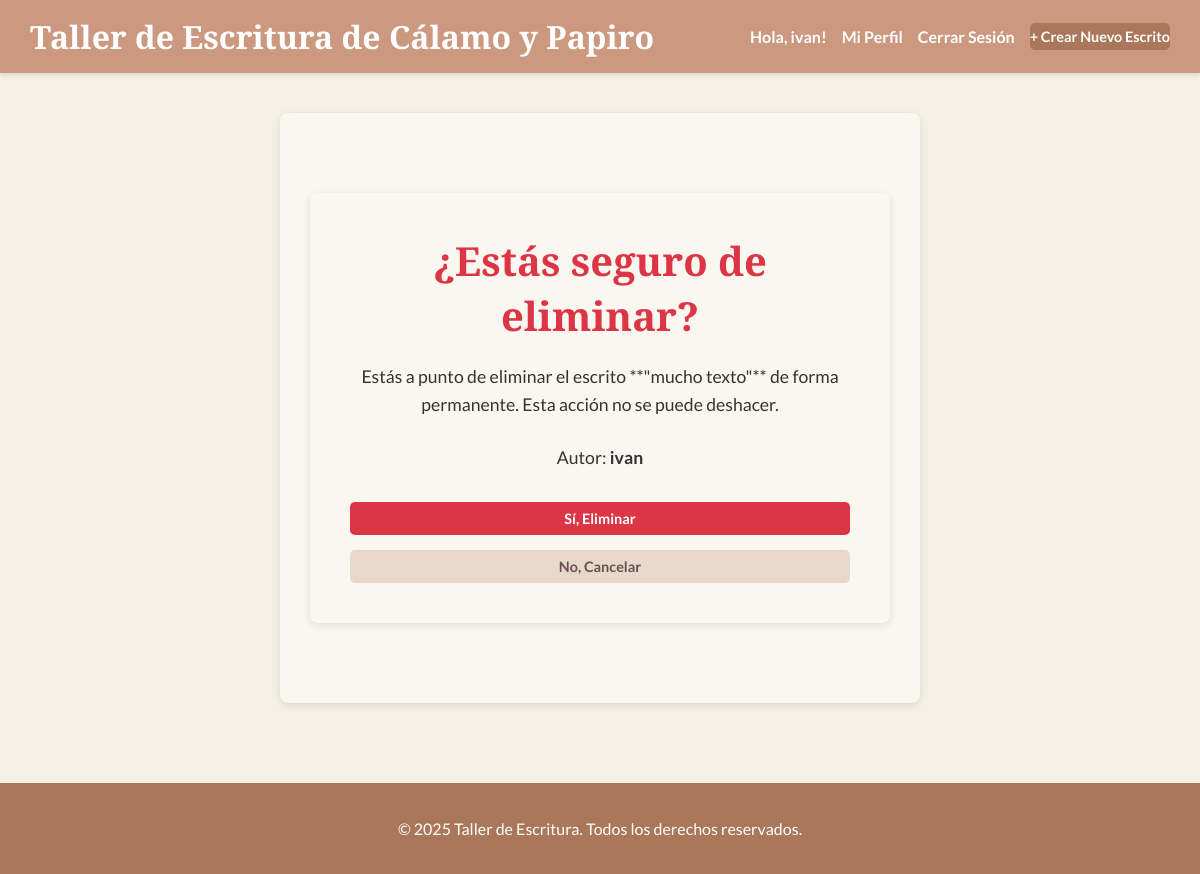
Before: /escritura/4/eliminar/ (signed in) with the older database file.
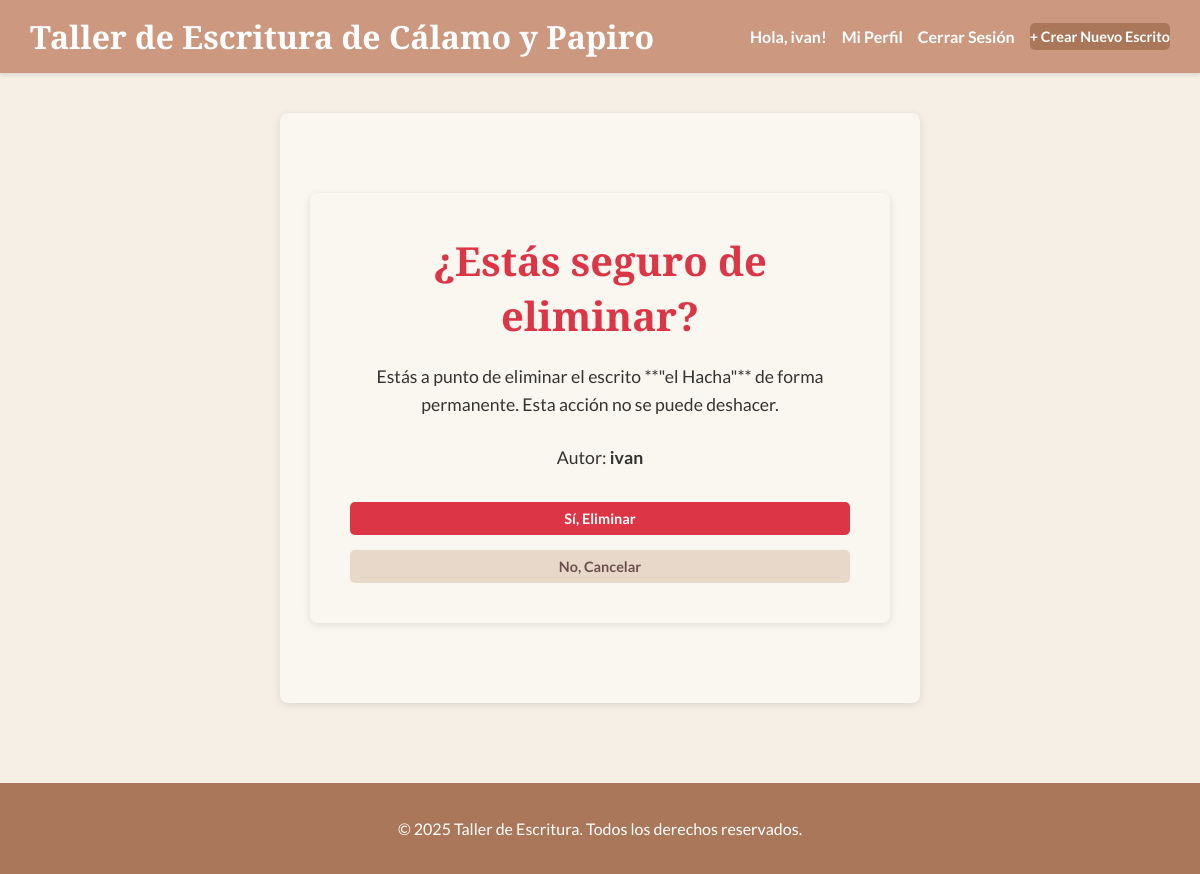
After: the same page with the newer database file.
### escritura/models.py (models this page shows, shortened)
class Escrito(models.Model):
    ESTADO_CHOICES = [
        ('BORRADOR', 'Borrador'),
        ('PRIVADO', 'Privado'),
        ('PUBLICO', 'Público'),
    ]
    autor = models.ForeignKey(User, on_delete=models.CASCADE, related_name='escritos')
    titulo = models.CharField(max_length=200)
    contenido = RichTextUploadingField() # MODIFICADO: Usa RichTextUploadingField para permitir subir archivos
    fecha_creacion = models.DateTimeField(auto_now_add=True)
    fecha_actualizacion = models.DateTimeField(auto_now=True)
    estado = models.CharField(max_length=10, choices=ESTADO_CHOICES, default='BORRADOR')
    class Meta:
        ordering = ['-fecha_creacion']
        verbose_name = "Escrito"
        verbose_name_plural = "Escritos"

### escritura/views.py (the view)
# urls.py: path('<int:pk>/eliminar/', views.eliminar_escrito, name='eliminar_escrito'),
@login_required # Solo usuarios autenticados pueden acceder.
def eliminar_escrito(request, pk):
    escrito = get_object_or_404(Escrito, pk=pk)
    if request.user != escrito.autor:
        messages.error(request, "No tienes permiso para eliminar este escrito.")
        return redirect('escritura:detalle_escrito', pk=escrito.pk)
    if request.method == 'POST':
        escrito.delete() # ¡Elimina el objeto de la base de datos!
        messages.success(request, f"El escrito '{escrito.titulo}' ha sido eliminado exitosamente.")
        return redirect('escritura:lista_escritos') # Redirige a la lista después de eliminar.
    return render(request, 'escritura/confirmar_eliminar_escrito.html', {'escrito': escrito})

### escritura/templates/escritura/confirmar_eliminar_escrito.html (shortened to what this page needs)
{% extends 'base.html' %}
{% block content %}
    <div class="confirmation-container">
        <h1 class="page-title" style="color: #dc3545;">¿Estás seguro de eliminar?</h1>
        <p>Estás a punto de eliminar el escrito **"{{ escrito.titulo }}"** de forma permanente. Esta acción no se puede deshacer.</p>
        <p>Autor: <strong>{{ escrito.autor.username }}</strong></p>
        <form method="post" style="display: flex; gap: 15px; margin-top: 30px; justify-content: center;">
            <button type="submit" class="button danger">Sí, Eliminar</button>
            <a href="{% url 'escritura:detalle_escrito' pk=escrito.pk %}" class="button secondary">No, Cancelar</a>
        </form>
    </div>
{% endblock %}

Changed rows visible on the page:
changed Escrito "ivan": titulo "mucho texto" → "el Hacha"
